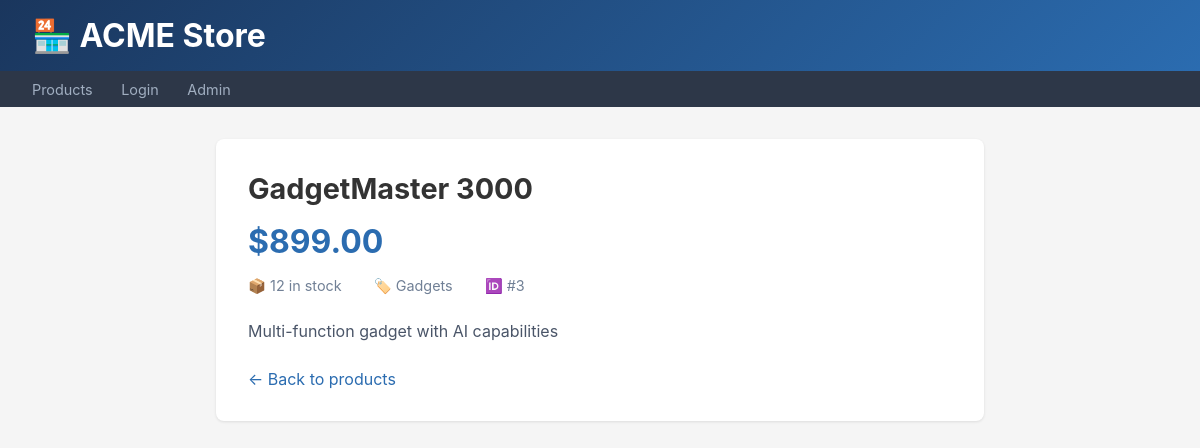
The app's page /product.php?id=3 with its own data.
### tables this page shows
CREATE TABLE products (
    id INT AUTO_INCREMENT PRIMARY KEY,
    name VARCHAR(200) NOT NULL,
    description TEXT,
    price DECIMAL(10,2) NOT NULL,
    category VARCHAR(50),
    stock INT DEFAULT 0,
    image VARCHAR(200),
    created_at TIMESTAMP DEFAULT CURRENT_TIMESTAMP
);

### html/product.php (the view, shortened to what this page needs)
<?php
$host = getenv('MYSQL_HOST') ?: 'acme-mysql';
$user = getenv('MYSQL_USER') ?: 'acme_app';
$pass = getenv('MYSQL_PASSWORD') ?: 'AcmeDB#P@ss!2024';
$db   = getenv('MYSQL_DATABASE') ?: 'acme';
$conn = new mysqli($host, $user, $pass, $db);
$id = $_GET['id'] ?? '1';
$sql = "SELECT * FROM products WHERE id = $id";
$result = $conn->query($sql);
$product = $result ? $result->fetch_assoc() : null;
?>
<!DOCTYPE html>
<html lang="en">
<head>
</head>
<body>
    <header><h1>🏪 ACME Store</h1></header>
    <nav>
        <a href="index.php">Products</a>
        <a href="login.php">Login</a>
        <a href="admin.php">Admin</a>
    </nav>
    <div class="container">
        <?php if ($product): ?>
        <div class="product">
            <h1><?= htmlspecialchars($product['name']) ?></h1>
            <div class="price">$<?= number_format($product['price'], 2) ?></div>
            <div class="meta">
                <span>📦 <?= $product['stock'] ?> in stock</span>
                <span>🏷️ <?= htmlspecialchars($product['category']) ?></span>
                <span>🆔 #<?= $product['id'] ?></span>
            </div>
            <div class="description"><?= nl2br(htmlspecialchars($product['description'])) ?></div>
            <a href="index.php" class="back">← Back to products</a>
        </div>
        <?php else: ?>
        <p>Product not found.</p>
        <?php endif; ?>
    </div>
</body>
</html>

### html/product.php (style rules this page uses)
* { margin:0; padding:0; box-sizing:border-box; }
body { font-family: -apple-system, BlinkMacSystemFont, 'Segoe UI', sans-serif; background: #f5f5f5; color: #333; }
header { background: linear-gradient(135deg, #1a365d, #2b6cb0); color: white; padding: 1rem 2rem; }
nav { background: #2d3748; padding: 0.5rem 2rem; }
nav a { color: #a0aec0; text-decoration: none; margin-right: 1.5rem; font-size: 0.9rem; }
.container { max-width: 800px; margin: 2rem auto; padding: 0 1rem; }
.product { background: white; border-radius: 8px; padding: 2rem; box-shadow: 0 1px 3px rgba(0,0,0,0.1); }
.product h1 { font-size: 1.8rem; margin-bottom: 1rem; }
.product .price { font-size: 2rem; color: #2b6cb0; font-weight: bold; margin-bottom: 1rem; }
.product .meta { display: flex; gap: 2rem; color: #718096; font-size: 0.9rem; margin-bottom: 1.5rem; }
.product .description { line-height: 1.6; color: #4a5568; }
.back { display: inline-block; margin-top: 1.5rem; color: #2b6cb0; text-decoration: none; }

### records on screen
products: name "GadgetMaster 3000", price "899.00", stock "12", category "Gadgets", id "3", description "Multi-function gadget with AI capabilities"
